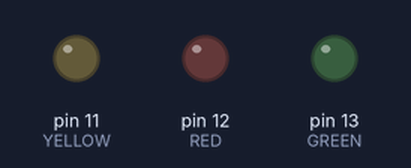
The sketch below on a simulated Arduino Uno, built with avr-gcc and run on an emulated ATmega328P. On the bench: output pins drawn as LEDs (lit = HIGH).

Above: at 0.6 s.
At 2.25 s:
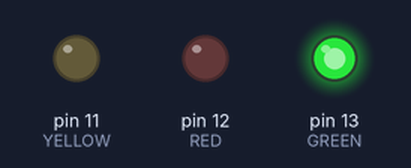
At 4.45 s:
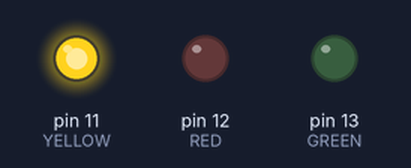
At 6.65 s:
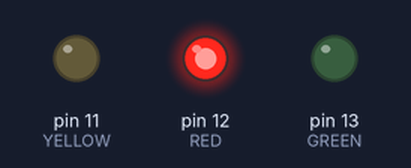
Timing chart, 0 to 7.6 s (numbered marks = the images above):
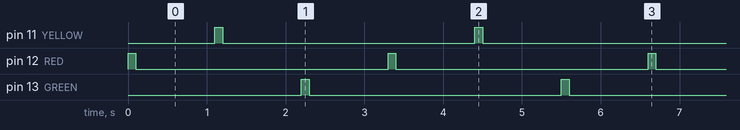

The sketch:

LightTower_test.ino
```cpp
#define RED 12
#define YELLOW 11
#define GREEN 13

void setup() {
  // put your setup code here, to run once:
  pinMode(RED, OUTPUT);
  pinMode(YELLOW, OUTPUT);
  pinMode(GREEN, OUTPUT);
  digitalWrite(RED, LOW);
  digitalWrite(YELLOW, LOW);
  digitalWrite(GREEN, LOW);
}

void loop() {
  // put your main code here, to run repeatedly:
  digitalWrite(RED, HIGH);
  delay(100);
  digitalWrite(RED, LOW);
  delay(1000);

  digitalWrite(YELLOW, HIGH);
  delay(100);
  digitalWrite(YELLOW, LOW);
  delay(1000);

  digitalWrite(GREEN, HIGH);
  delay(100);
  digitalWrite(GREEN, LOW);
  delay(1000);
}
```

Measured:
- by itself, pin 11 (YELLOW), pin 12 (RED), pin 13 (GREEN): alternates HIGH for 0.10 s and LOW for 3.2 s
- by itself, everything shown: repeats every 3.3 s, in 6 steps
